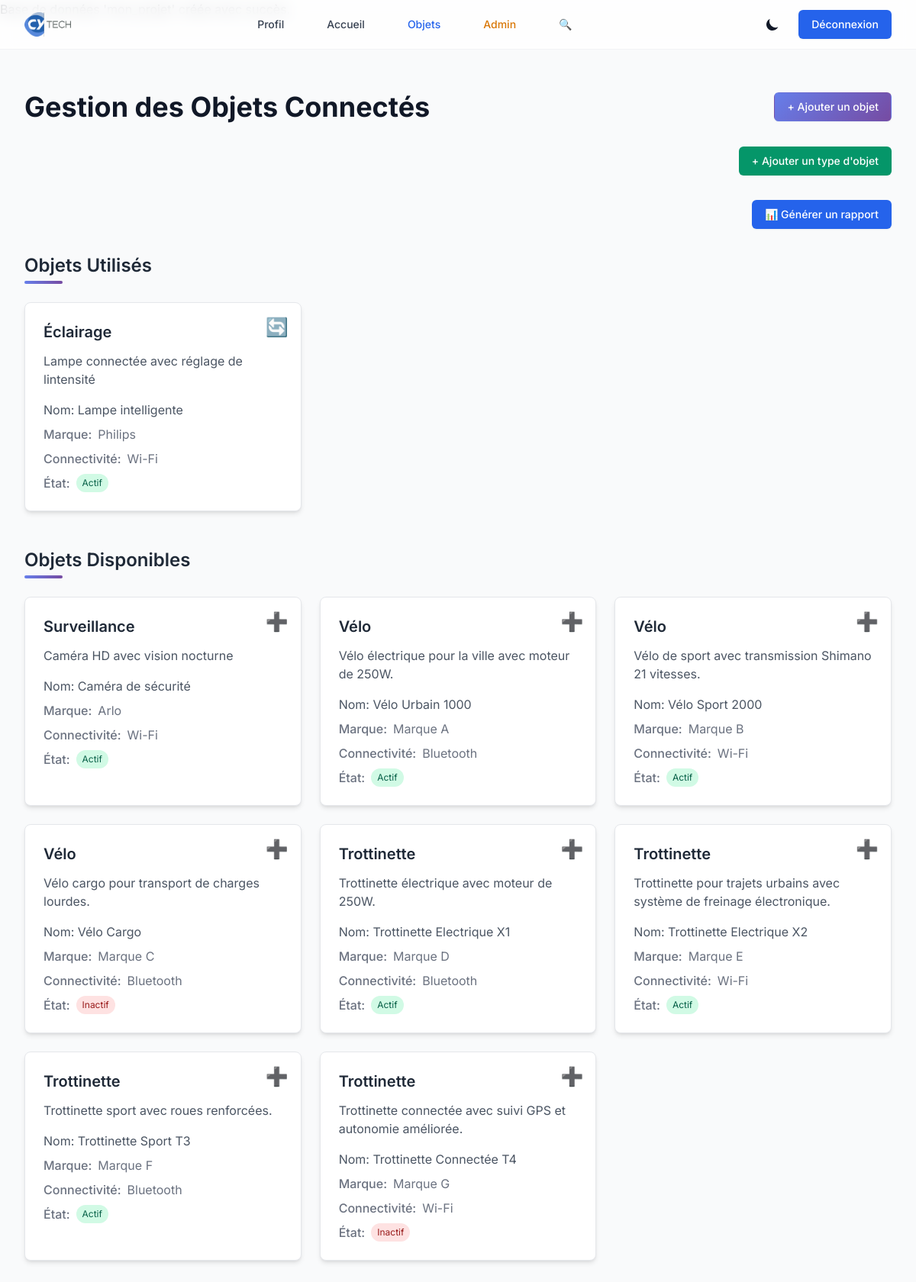
Page /objets.php (signed in) on the committed database.
### tables this page shows
CREATE TABLE ObjetConnecte (
    ID INT AUTO_INCREMENT PRIMARY KEY,  
    Nom VARCHAR(255) NOT NULL,  
    Type VARCHAR(100) NOT NULL,  
    Description TEXT,  
    Marque VARCHAR(100),  
    Etat ENUM('Actif', 'Inactif') NOT NULL,  
    Connectivite VARCHAR(255) NOT NULL,  
    EnergieUtilisee VARCHAR(100) NOT NULL,  
    DerniereInteraction TIMESTAMP DEFAULT CURRENT_TIMESTAMP ON UPDATE CURRENT_TIMESTAMP,  
    DateAjout TIMESTAMP DEFAULT CURRENT_TIMESTAMP,
    Luminosite DECIMAL(5,2) DEFAULT NULL,  
    EtatLuminaire VARCHAR(50) DEFAULT NULL,  
    LocalisationGPS VARCHAR(255) DEFAULT NULL,  
    Vitesse DECIMAL(5,2) DEFAULT NULL,   
    EtatBatterie INT DEFAULT NULL,
    UtilisateurID INT DEFAULT NULL,   
    FOREIGN KEY (UtilisateurID) REFERENCES users(id) ON DELETE SET NULL   
);

### public/objets.php (the view, shortened to what this page needs)
<?php
include('../includes/db_connect.php');
$user_id = $_SESSION['user_id'];
$stmt = $conn->prepare("SELECT id, username, nom, prenom, date_naissance, sexe, email, niveau, points_experience, is_confirmed,admin, gestion FROM users WHERE id = :id");
$stmt->bindParam(':id', $user_id, PDO::PARAM_INT);
$stmt->execute();
$user = $stmt->fetch(PDO::FETCH_ASSOC);
$usedStmt = $conn->prepare("SELECT * FROM ObjetConnecte WHERE UtilisateurID = :id");
$usedStmt->bindParam(':id', $user_id, PDO::PARAM_INT);
$usedStmt->execute();
$availableStmt = $conn->prepare("SELECT * FROM ObjetConnecte WHERE UtilisateurID IS NULL");
$availableStmt->execute();
?>
<!DOCTYPE html>
<html lang="fr">
<head>
    <link rel="stylesheet" href="https://cdn.jsdelivr.net/npm/tailwindcss@2.2.19/dist/tailwind.min.css">
    <link rel="stylesheet" href="https://unpkg.com/leaflet@1.7.1/dist/leaflet.css" />
</head>
<body class="min-h-screen">
    <nav class="glass-nav fixed w-full z-50 top-0">
        <div class="max-w-7xl mx-auto px-4 sm:px-6 lg:px-8">
            <div class="flex justify-between items-center h-16">
                <div class="flex">
                    <div class="flex-shrink-0 flex items-center">
                        <img class="h-8 w-auto" src="../assets/images/CY_Tech.png" alt="CY Tech Logo">
                    </div>
                </div>
                <div class="hidden sm:flex sm:items-center sm:justify-center flex-grow space-x-8">
                    <a href="profil.php" class="nav-link text-gray-700 hover:text-blue-600 px-3 py-2 rounded-md text-sm font-medium transition-colors duration-200">Profil</a>
                    <a href="dashboard.php" class="nav-link text-gray-700 hover:text-blue-600 px-3 py-2 rounded-md text-sm font-medium transition-colors duration-200">Accueil</a>
                    <a href="objets.php" class="nav-link text-blue-600 px-3 py-2 rounded-md text-sm font-medium">Objets</a>
                    <?php if ($user['admin']) : ?>
                        <a href="../admin/admin.php" class="text-yellow-600 hover:text-yellow-700 px-3 py-2 rounded-md text-sm font-medium transition-colors duration-200">Admin</a>
                    <?php endif; ?>
                    <a href="recherche.php" class="nav-link text-gray-700 hover:text-blue-600 px-3 py-2 rounded-md text-sm font-medium transition-colors duration-200">🔍</a>
                </div>
                <div class="flex items-center space-x-4">
                <button id="theme-toggle" class="theme-toggle">
                        <svg id="theme-toggle-dark-icon" class="hidden w-5 h-5" fill="currentColor" viewBox="0 0 20 20" xmlns="http://www.w3.org/2000/svg">
                            <path d="M17.293 13.293A8 8 0 016.707 2.707a8.001 8.001 0 1010.586 10.586z"></path>
                        </svg>
                    </button>
                    <a href="logout.php" class="ml-4 inline-flex items-center px-4 py-2 border border-transparent rounded-md shadow-sm text-sm font-medium text-white bg-blue-600 hover:bg-blue-700 transition-colors duration-200">
                        Déconnexion
                    </a>
                </div>
            </div>
        </div>
    </nav>
    <main class="max-w-7xl mx-auto px-4 sm:px-6 lg:px-8 pt-24 pb-12">
        <div class="flex justify-between items-center mb-8">
            <h1 class="text-4xl font-bold text-gray-900">Gestion des Objets Connectés</h1>
            <a href="ajouter_objet.php" class="inline-flex items-center px-4 py-2 border border-transparent rounded-md shadow-sm text-sm font-medium text-white gradient-bg hover:opacity-90 transition-opacity duration-200">
                + Ajouter un objet
            </a>
        </div>
        <div class="flex justify-end mb-8">
    <?php if ($user['admin']) : ?>
        <a href="../admin/creer_type_objet.php" class="inline-flex items-center px-4 py-2 border border-transparent rounded-md shadow-sm text-sm font-medium text-white bg-green-600 hover:bg-green-700 transition-opacity duration-200">
            + Ajouter un type d'objet
        </a>
    <?php endif; ?>
</div>
<?php if ($user['gestion'] == 1 || $user['admin'] == 1): ?>
    <div class="flex justify-end mb-8">
        <a href="create_report.php" class="inline-flex items-center px-4 py-2 border border-transparent rounded-md shadow-sm text-sm font-medium text-white bg-blue-600 hover:bg-blue-700 transition-opacity duration-200">
            📊 Générer un rapport
        </a>
    </div>
<?php endif; ?>
        <div class="mb-12">
            <h2 class="text-2xl font-semibold text-gray-800 section-header">Objets Utilisés</h2>
            <div id="usedObjects" class="grid grid-cols-1 md:grid-cols-2 lg:grid-cols-3 gap-6 mt-6">
                <?php while ($object = $usedStmt->fetch(PDO::FETCH_ASSOC)) : ?>
                    <div class="bg-white p-6 rounded-lg shadow-md relative card-hover glass-effect object-card"
                         onclick="window.location.href='modifier_objet.php?id=<?= $object['ID'] ?>'">
                        <button class="absolute top-4 right-4 text-red-600 hover:text-red-800 transition-colors duration-200"
                                onclick="event.stopPropagation(); returnObject(<?= $object['ID'] ?>, <?= $user['id'] ?>)">
                            <span class="text-2xl">🔄</span>
                        </button>
                        <h3 class="font-semibold text-xl text-gray-800 mb-3"><?= htmlspecialchars($object['Type']) ?></h3>
                        <p class="text-gray-600 mb-4"><?= htmlspecialchars($object['Description']) ?></p>
                        <p class="text-gray-600 mb-2">Nom: <?= htmlspecialchars($object['Nom']) ?></p>
                        <div class="space-y-2">
                            <p class="text-gray-500 flex items-center">
                                <span class="font-medium mr-2">Marque:</span>
                                <?= htmlspecialchars($object['Marque']) ?>
                            </p>
                            <p class="text-gray-500 flex items-center">
                                <span class="font-medium mr-2">Connectivité:</span>
                                <?= htmlspecialchars($object['Connectivite']) ?>
                            </p>
                            <p class="text-gray-500 flex items-center">
                                <span class="font-medium mr-2">État:</span>
                                <span class="px-2 py-1 rounded-full text-xs <?= $object['Etat'] === 'Actif' ? 'bg-green-100 text-green-800' : 'bg-red-100 text-red-800' ?>">
                                    <?= htmlspecialchars($object['Etat']) ?>
                                </span>
                            </p>
                        </div>
                    </div>
                <?php endwhile; ?>
            </div>
        </div>
        <div>
            <h2 class="text-2xl font-semibold text-gray-800 section-header">Objets Disponibles</h2>
            <div id="availableObjects" class="grid grid-cols-1 md:grid-cols-2 lg:grid-cols-3 gap-6 mt-6">
                <?php while ($object = $availableStmt->fetch(PDO::FETCH_ASSOC)) : ?>
                    <div class="bg-white p-6 rounded-lg shadow-md relative card-hover glass-effect object-card"
                         onclick="window.location.href='modifier_objet.php?id=<?= $object['ID'] ?>'">
                        <button class="absolute top-4 right-4 text-blue-600 hover:text-blue-800 transition-colors duration-200"
                                onclick="event.stopPropagation(); assignObject(<?= $object['ID'] ?>, <?= $user['id'] ?>)">
                            <span class="text-2xl">➕</span>
                        </button>
                        <h3 class="font-semibold text-xl text-gray-800 mb-3"><?= htmlspecialchars($object['Type']) ?></h3>
                        <p class="text-gray-600 mb-4"><?= htmlspecialchars($object['Description']) ?></p>
                        <p class="text-gray-600 mb-2">Nom: <?= htmlspecialchars($object['Nom']) ?></p>
                        <div class="space-y-2">
                            <p class="text-gray-500 flex items-center">
                                <span class="font-medium mr-2">Marque:</span>
                                <?= htmlspecialchars($object['Marque']) ?>
                            </p>
                            <p class="text-gray-500 flex items-center">
                                <span class="font-medium mr-2">Connectivité:</span>
                                <?= htmlspecialchars($object['Connectivite']) ?>
                            </p>
                            <p class="text-gray-500 flex items-center">
                                <span class="font-medium mr-2">État:</span>
                                <span class="px-2 py-1 rounded-full text-xs <?= $object['Etat'] === 'Actif' ? 'bg-green-100 text-green-800' : 'bg-red-100 text-red-800' ?>">
                                    <?= htmlspecialchars($object['Etat']) ?>
                                </span>
                            </p>
                        </div>
                    </div>
                <?php endwhile; ?>
            </div>
        </div>
    </main>
</body>
</html>

### public/objets.php (style rules this page uses)
body { font-family: 'Inter', sans-serif; transition: background-color 0.3s, color 0.3s; }
:root { --bg-primary: #f9fafb; --text-primary: #111827; --card-bg: #ffffff; --card-border: #e5e7eb; }
body { background-color: var(--bg-primary); color: var(--text-primary); }
.glass-nav { background: rgba(255, 255, 255, 0.8); backdrop-filter: blur(10px); border-bottom: 1px solid rgba(229, 231, 235, 0.5); transition: all 0.3s ease; }
.glass-effect { background: var(--card-bg); backdrop-filter: blur(10px); border: 1px solid var(--card-border); transition: all 0.3s ease; }
.card-hover { transition: all 0.3s ease; }
.gradient-bg { background: linear-gradient(135deg, #667eea 0%, #764ba2 100%); }
.section-header { position: relative; margin-bottom: 2rem; }
.section-header::after { content: ''; position: absolute; bottom: -0.5rem; left: 0; width: 50px; height: 4px; background: linear-gradient(90deg, #667eea, #764ba2); border-radius: 2px; }
.object-card { cursor: pointer; transition: all 0.3s ease; background-color: var(--card-bg); }
.theme-toggle { padding: 0.5rem; border-radius: 0.5rem; cursor: pointer; transition: background-color 0.3s; }
.theme-toggle svg { width: 20px; height: 20px; }

### rows in the picture
objetconnecte: Type "Éclairage", Description "Lampe connectée avec réglage de lintensité", Nom "Lampe intelligente", Marque "Philips", Connectivite "Wi-Fi", Etat "Actif"
objetconnecte: Type "Surveillance", Description "Caméra HD avec vision nocturne", Nom "Caméra de sécurité", Marque "Arlo", Connectivite "Wi-Fi", Etat "Actif"
objetconnecte: Type "Vélo", Description "Vélo électrique pour la ville avec moteur de 250W.", Nom "Vélo Urbain 1000", Marque "Marque A", Connectivite "Bluetooth", Etat "Actif"
objetconnecte: Type "Vélo", Description "Vélo de sport avec transmission Shimano 21 vitesses.", Nom "Vélo Sport 2000", Marque "Marque B", Connectivite "Wi-Fi", Etat "Actif"
objetconnecte: Type "Vélo", Description "Vélo cargo pour transport de charges lourdes.", Nom "Vélo Cargo", Marque "Marque C", Connectivite "Bluetooth", Etat "Inactif"
objetconnecte: Type "Trottinette", Description "Trottinette électrique avec moteur de 250W.", Nom "Trottinette Electrique X1", Marque "Marque D", Connectivite "Bluetooth", Etat "Actif"
objetconnecte: Type "Trottinette", Description "Trottinette pour trajets urbains avec système de freinage électronique.", Nom "Trottinette Electrique X2", Marque "Marque E", Connectivite "Wi-Fi", Etat "Actif"
objetconnecte: Type "Trottinette", Description "Trottinette sport avec roues renforcées.", Nom "Trottinette Sport T3", Marque "Marque F", Connectivite "Bluetooth", Etat "Actif"
objetconnecte: Type "Trottinette", Description "Trottinette connectée avec suivi GPS et autonomie améliorée.", Nom "Trottinette Connectée T4", Marque "Marque G", Connectivite "Wi-Fi", Etat "Inactif"
